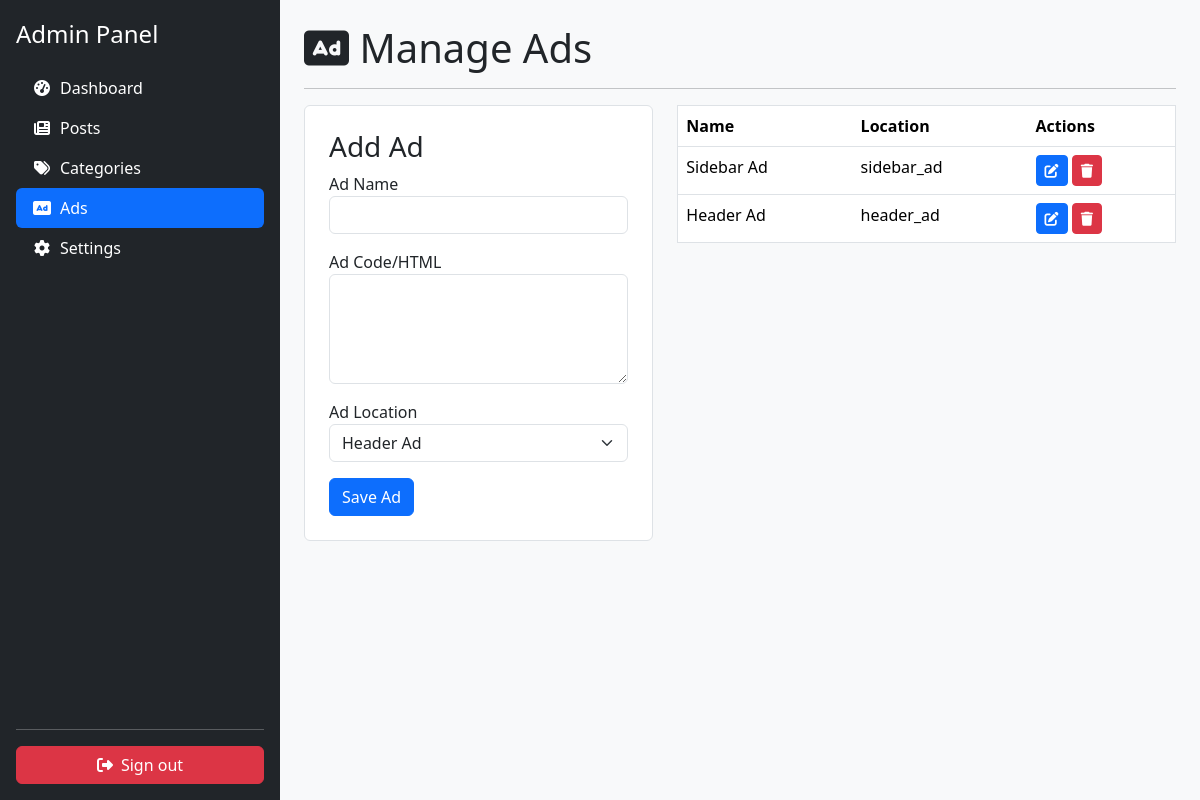
The page /admin.php?page=ads (signed in) on the database its author committed.
### tables this page shows
CREATE TABLE `ads` (
  `id` int(11) NOT NULL,
  `ad_name` varchar(255) NOT NULL,
  `ad_code` text NOT NULL,
  `ad_location` varchar(100) NOT NULL,
  `is_active` tinyint(1) NOT NULL DEFAULT 1
);

### admin.php (the view, shortened to what this page needs)
<?php
try { $pdo = new PDO("mysql:host=".DB_HOST.";dbname=".DB_NAME.";charset=utf8mb4", DB_USER, DB_PASS); $pdo->setAttribute(PDO::ATTR_ERRMODE, PDO::ERRMODE_EXCEPTION); } catch (PDOException $e) { die("DB connection failed: " . $e->getMessage()); }
$page = $_GET['page'] ?? 'dashboard'; $action = $_GET['action'] ?? null; $id = $_GET['id'] ?? null; $message = ''; $msg_type = 'danger';
?>
<!doctype html>
<html lang="en">
<head>
    <link href="https://cdn.jsdelivr.net/npm/bootstrap@5.3.3/dist/css/bootstrap.min.css" rel="stylesheet"><link rel="stylesheet" href="https://cdnjs.cloudflare.com/ajax/libs/font-awesome/6.5.1/css/all.min.css"/>
</head>
<body>
<div class="d-flex">
    <nav class="d-flex flex-column flex-shrink-0 p-3 text-white bg-dark" style="width: 280px; min-height: 100vh;">
        <a href="admin.php" class="fs-4 text-white text-decoration-none mb-3">Admin Panel</a>
        <ul class="nav nav-pills flex-column mb-auto">
            <?php $nav_items = ['dashboard'=>'tachometer-alt', 'posts'=>'newspaper', 'categories'=>'tags', 'ads'=>'ad', 'settings'=>'cog'];
            foreach($nav_items as $p => $icon): ?>
            <li class="nav-item"><a href="?page=<?php echo $p; ?>" class="nav-link text-white <?php if($page==$p) echo 'active';?>"><i class="fa fa-fw fa-<?php echo $icon; ?> me-2"></i><?php echo ucfirst($p); ?></a></li>
            <?php endforeach; ?>
        </ul><hr><a href="?action=logout" class="btn btn-danger"><i class="fa fa-sign-out-alt me-2"></i>Sign out</a>
    </nav>
    <main class="w-100 p-4" style="background-color: #f8f9fa;">
        <?php if ($page === 'dashboard'): ?><h1>Dashboard</h1><hr><div class="row"><div class="col-md-4"><div class="card text-white bg-primary p-3 text-center"><h3><?php echo $pdo->query("SELECT count(*) from posts")->fetchColumn(); ?></h3><h5>Posts</h5></div></div><div class="col-md-4"><div class="card text-white bg-success p-3 text-center"><h3><?php echo $pdo->query("SELECT count(*) from categories")->fetchColumn(); ?></h3><h5>Categories</h5></div></div><div class="col-md-4"><div class="card text-white bg-info p-3 text-center"><h3><?php echo $pdo->query("SELECT count(*) from ads")->fetchColumn(); ?></h3><h5>Ads</h5></div></div>&nbsp;<div style="text-align: center; padding: 15px; background: #f8f9fa; border-radius: 8px; box-shadow: 0px 0px 10px rgba(0,0,0,0.1);">
        <img src="https://netfie.com/wp-content/uploads/2025/03/Netfie__1_-removebg-preview-450x174.png.webp" alt="Netfie Logo" style="max-width: 300px; height: auto; margin-bottom: 15px;">
        <p style="font-size: 16px; color: #333; line-height: 1.6; max-width: 600px; margin: auto;">
            Netfie is a web development company in Bangladesh, specializing in premium themes and plugins for WordPress and PHP CMS scripts. We offer top-quality, innovative products designed to enhance website performance and user experience. Trust Netfie for all your web development needs.
        </p>
        <hr style="margin: 20px 0; border: 0.5px solid #ddd;">
        <h3 style="color: #222; font-size: 18px;">Watch Our Intro Video</h3>
        <p><a href="https://youtu.be/w4j57JIfOaA?si=ojTKW4G4zWzzE4M6" target="_blank" style="color: #007bff; text-decoration: none; font-weight: bold;">Click here to watch</a> or view it below.</p>
        <div style="margin: 15px auto; max-width: 560px;">
            <iframe width="100%" height="315" src="https://www.youtube.com/embed/w4j57JIfOaA" title="Netfie Intro Video" frameborder="0" allowfullscreen style="border-radius: 8px;"></iframe>
        </div>
    </div>
    <div style="text-align: center;"><b><span style="color: black;">সফটওয়্যারের সকল কারিগরি সহযোগিতায়ঃ </span><a href="https://www.netfie.com" target="_blank" style="color: black;">NETFIE</a></b></div>
    <div style="text-align: center;"><b><span style="font-size: x-small;">বিস্তারিত জানতে যোগাযোগ করুন: 01884189495</span></b></div>
</div>
        </div>
        <?php elseif ($page === 'ads'): ?>
            <h1><i class="fa fa-ad"></i> Manage Ads</h1><hr><div class="row"><div class="col-md-5">
                <?php $item = ['id'=>'', 'ad_name'=>'', 'ad_code'=>'', 'ad_location'=>'']; ?>
                <form method="post" class="bg-white p-4 rounded border"><h3><?php echo ($item['id'] ? 'Edit' : 'Add'); ?> Ad</h3><div class="mb-3"><label>Ad Name</label><input type="text" name="ad_name" class="form-control" value="<?php echo htmlspecialchars($item['ad_name']); ?>" required></div><div class="mb-3"><label>Ad Code/HTML</label><textarea name="ad_code" class="form-control" rows="4" required></textarea></div><div class="mb-3"><label>Ad Location</label><select name="ad_location" class="form-select"><option value="header_ad" <?php if($item['ad_location']=='header_ad') echo 'selected'; ?>>Header Ad</option></select></div><button type="submit" name="save_ad" class="btn btn-primary">Save Ad</button> </form>
            </div><div class="col-md-7"><table class="table bg-white border rounded table-hover"><thead><tr><th>Name</th><th>Location</th><th>Actions</th></tr></thead><tbody>
                <?php foreach($pdo->query("SELECT * FROM ads ORDER BY id DESC") as $i): ?><tr><td><?php echo htmlspecialchars($i['ad_name']); ?></td><td><?php echo $i['ad_location']; ?></td><td><a href="?page=ads&action=edit&id=<?php echo $i['id'];?>" class="btn btn-sm btn-primary"><i class="fa fa-edit"></i></a> <a href="?action=delete&type=ads&id=<?php echo $i['id'];?>" class="btn btn-sm btn-danger" onclick="return confirm('Sure?')"><i class="fa fa-trash"></i></a></td></tr><?php endforeach; ?>
            </tbody></table></div></div>
        <?php endif; ?>
    </main>
</div>
</body>
</html>

### rows shown on the page
ads: ad_name "Sidebar Ad", ad_location "sidebar_ad"
ads: ad_name "Header Ad", ad_location "header_ad"

### other values the page prints
$p "Dashboard"
$p "Posts"
$p "Categories"
$p "Ads"
$p "Settings"
